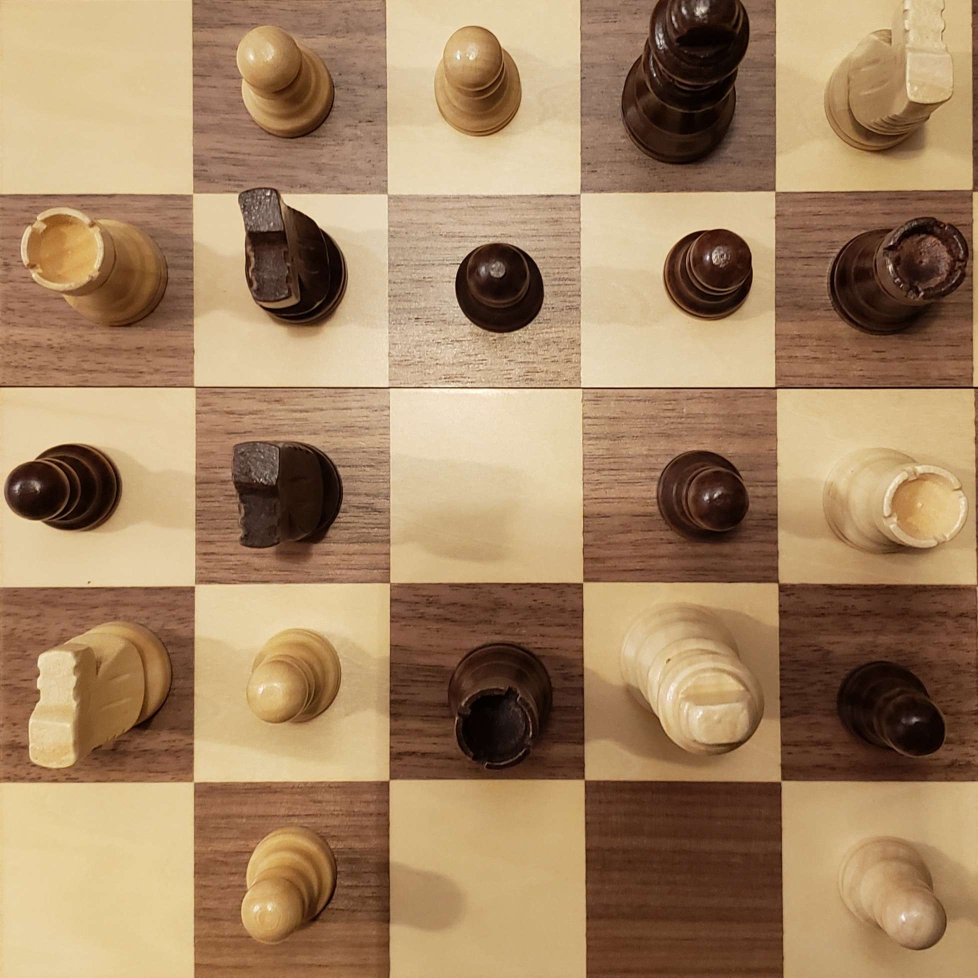
#> input picture guess1.jpg, 1955 x 1955 px (shown at 1/2 size)
$ python fast_feature_squares.py
#> lines starting #> are read from the running program, lines starting #| are printed output that depends on the picture
import numpy as np
import matplotlib.pyplot as plt
import skimage
from skimage import io, filters, color
from tqdm import tqdm
import matplotlib.animation as animation
import os
from scipy import ndimage
import imageio

from scipy.ndimage import gaussian_filter


##################################
### FAST FEATURE HELPER FUNCTIONS
##################################


def extract_pixel_neighborhood(img, point_cords):

    y, x = point_cords

    radius_cords = [(y,x-3),(y+1,x-3), (y+2, x-2), (y+3, x-1), (y+3, x), (y+3, x+1), (y+2, x+2), (y+1, x+3), (y, x+3), (y-1, x+3), (y-2, x+2), (y-3, x+1), (y-3, x), (y-3, x-1), (y-2, x-2), (y-1, x-3)]
    values = [img[y,x] for y, x in radius_cords]

    return values


def is_feature(values, point_value, threshold, n_star):

    contig_arr = np.zeros((16,))

    contig_arr[values > (point_value + threshold)] = 1
    contig_arr[values < (point_value - threshold)] = -1

    # Repeating array allows for simple detection of looped sequences
    np.repeat(contig_arr, 2)

    longest_seq = 1
    for i in range(1, len(contig_arr)):

        if contig_arr[i-1] == contig_arr[i] and not contig_arr[i] == 0:
            longest_seq += 1
        else:
            longest_seq = 1

    return longest_seq >= n_star


def fast_feature_points(img, threshold, n_star = 9):

    fast_features = []

    height, width = img.shape

    for x in range(3,width-3):
        for y in range(3,height-3):
            point_val = img[y,x]

            neighborhood_vals = extract_pixel_neighborhood(img, (y,x))

            if is_feature(neighborhood_vals, point_val, threshold, n_star):
                fast_features.append((y,x))

    return np.array(fast_features)

##################################
### IMAGE HELPER FUNCTIONS
##################################

def resize_image(image_path, target_height, target_width):
    # Read the image
#> called with image_path = 'guess1.jpg', target_height = 640, target_width = 640
    image = imageio.imread(image_path)
#> image is the input picture: shape (1955, 1955, 3); mean R, G, B 164, 132.7, 98.6

    # Resize the image
    resized_image = ndimage.zoom(image, (target_height / image.shape[0], target_width / image.shape[1], 1), order=1)
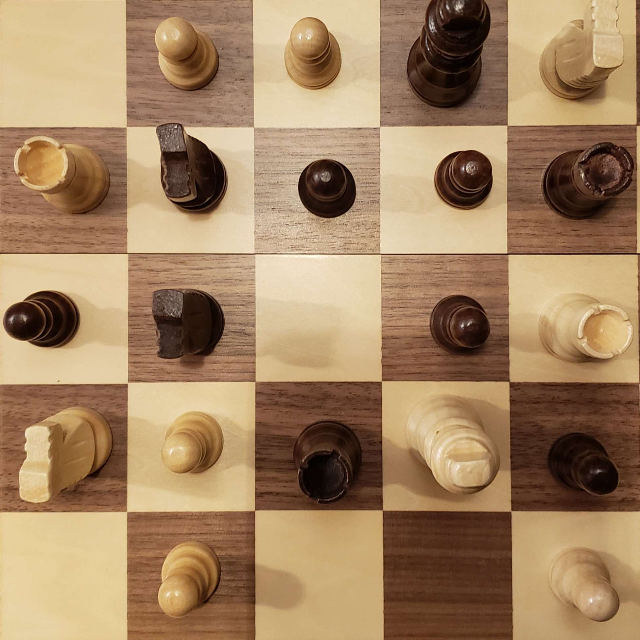
#> resized_image: shape (640, 640, 3); mean R, G, B 164, 132.7, 98.6

    return resized_image

##################################
### HELPER FUNCTIONS
##################################

# [38 lines left out: function animations, not called in this run]


def mod_feature_points(image, threshold, sigma, n_star = 9):

    y, x = image.shape
    cropped_img = image[7: y-7, 7:x - 7]
    cropped_img = ndimage.sobel(cropped_img, axis=1)
    cropped_img = gaussian_filter(cropped_img, sigma = sigma)

    feature_cords = fast_feature_points(cropped_img, threshold = threshold, n_star  = n_star)

    return feature_cords


# [18 lines left out: function single_image_feature_points, not called in this run]


##################################
### MAIN
##################################

def where_are_pieces(board_filepath, piece_img_size = 128, n_star = 9):

    # Get the dimensions of the resized image
    board_img = resize_image(board_filepath, piece_img_size*5, piece_img_size*5)
    height, width, _ = board_img.shape
#> height = 640; width = 640

    # Check if the image dimensions are suitable for cutting into 128x128 pieces
    if width % piece_img_size != 0 or height % piece_img_size != 0:
        raise ValueError(f"Image dimensions are not divisible by {piece_img_size}.")

    # Calculate the number of pieces in each dimension
    num_pieces_x = width // piece_img_size
#> num_pieces_x = 5
    num_pieces_y = height // piece_img_size
#> num_pieces_y = 5


    num_features = np.zeros((5,5))
    is_piece = np.zeros((5,5))

    # Loop through the pieces, cut, and save
    for i in tqdm(range(num_pieces_x)):
        for j in range(num_pieces_y):
            left = i * piece_img_size
            upper = j * piece_img_size
            right = left + piece_img_size
            lower = upper + piece_img_size

            # Crop the image
            piece = board_img[upper:lower, left:right, :]
            bw_piece = color.rgb2gray(piece)

            piece_idx = (i*5 + j)

            # White Pieces
            if piece_idx % 2 == 0:
                # Change to num features in image
                features = mod_feature_points(bw_piece, threshold=0.17 , sigma= 0.3, n_star = n_star)
                num_points = len(features)
                num_features[j,i] = num_points

                if num_points > 40:
                    is_piece[j,i] = 1

            # Black Pieces
            else:
                features = mod_feature_points(bw_piece, threshold=0.17 , sigma=1, n_star = n_star)
                num_points = len(features)
                num_features[j,i] = num_points

                if num_points > 40:
                    is_piece[j,i] = 1
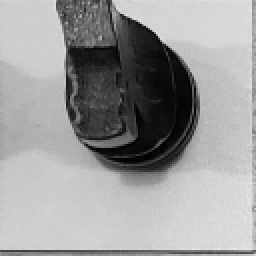
#> bw_piece: shape (128, 128) float64 (shown 2 times larger); min 0.00583, max 0.909, mean 0.611
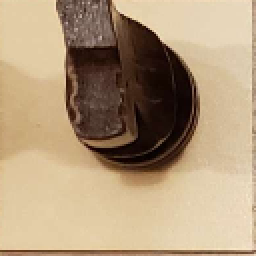
#> piece: shape (128, 128, 3) (shown 2 times larger); mean R, G, B 176.2, 153.1, 123.3

    # return matrix of where pieces are
    return is_piece


if __name__ == '__main__':

#    single_image_feature_points("/Users/robert/Desktop/final/data/blackhorse/7d1597.png", threshold = 0.17, sigma = 1, size = 128)
#    single_image_feature_points("/Users/robert/Desktop/final/data/black/773df4.png", threshold = 0.17, sigma = 1, size = 128)
#> (the run stopped early here; a loop or call above may not have finished)
